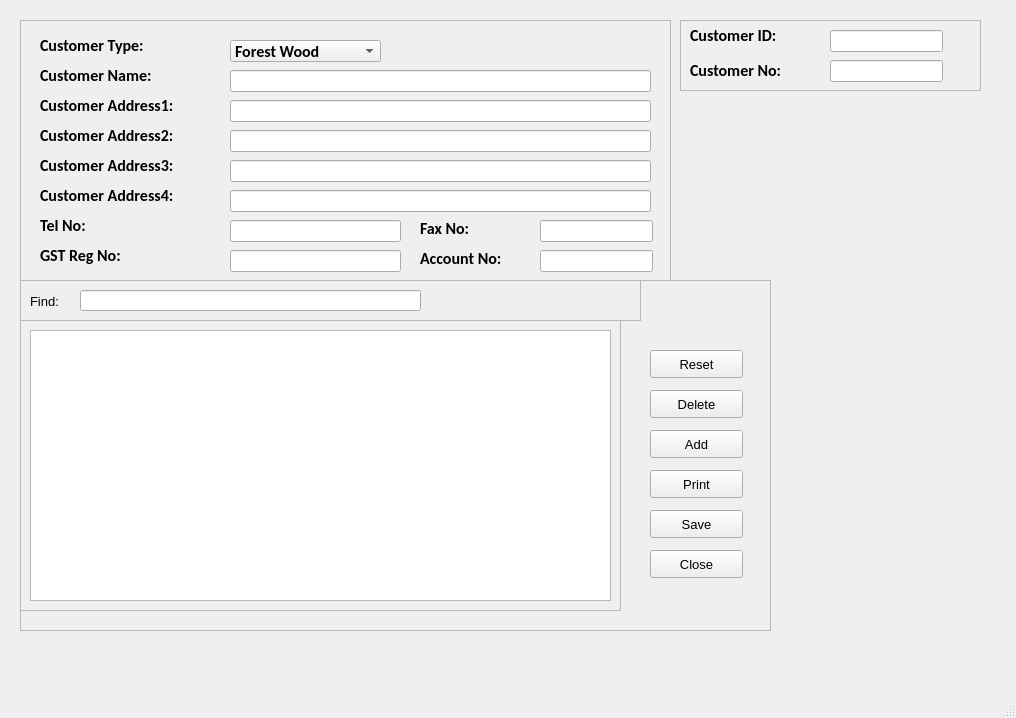
<?xml version="1.0" encoding="UTF-8"?>
<ui version="4.0">
 <class>customerEntry</class>
 <widget class="QMainWindow" name="customerEntry">
  <property name="geometry">
   <rect>
    <x>0</x>
    <y>0</y>
    <width>1016</width>
    <height>718</height>
   </rect>
  </property>
  <property name="windowTitle">
   <string>A1. Customer Entry</string>
  </property>
  <widget class="QWidget" name="centralwidget">
   <widget class="QFrame" name="customersFrame1">
    <property name="geometry">
     <rect>
      <x>680</x>
      <y>20</y>
      <width>301</width>
      <height>71</height>
     </rect>
    </property>
    <property name="font">
     <font>
      <family>Calibri</family>
      <weight>75</weight>
      <bold>true</bold>
     </font>
    </property>
    <property name="frameShape">
     <enum>QFrame::StyledPanel</enum>
    </property>
    <property name="frameShadow">
     <enum>QFrame::Raised</enum>
    </property>
    <widget class="QLabel" name="customerIDLabel">
     <property name="geometry">
      <rect>
       <x>10</x>
       <y>0</y>
       <width>131</width>
       <height>31</height>
      </rect>
     </property>
     <property name="font">
      <font>
       <family>Calibri</family>
       <pointsize>12</pointsize>
       <weight>75</weight>
       <bold>true</bold>
      </font>
     </property>
     <property name="text">
      <string>Customer ID:</string>
     </property>
    </widget>
    <widget class="QLabel" name="customeNoLabel">
     <property name="geometry">
      <rect>
       <x>10</x>
       <y>35</y>
       <width>131</width>
       <height>31</height>
      </rect>
     </property>
     <property name="font">
      <font>
       <family>Calibri</family>
       <pointsize>12</pointsize>
       <weight>75</weight>
       <bold>true</bold>
      </font>
     </property>
     <property name="text">
      <string>Customer No:</string>
     </property>
    </widget>
    <widget class="QLineEdit" name="inputCustomerID">
     <property name="geometry">
      <rect>
       <x>150</x>
       <y>10</y>
       <width>113</width>
       <height>22</height>
      </rect>
     </property>
     <property name="font">
      <font>
       <family>Calibri</family>
       <weight>75</weight>
       <bold>true</bold>
      </font>
     </property>
    </widget>
    <widget class="QLineEdit" name="inputCustomerNo">
     <property name="geometry">
      <rect>
       <x>150</x>
       <y>40</y>
       <width>113</width>
       <height>22</height>
      </rect>
     </property>
     <property name="font">
      <font>
       <family>Calibri</family>
       <weight>75</weight>
       <bold>true</bold>
      </font>
     </property>
    </widget>
   </widget>
   <widget class="QFrame" name="customersFrame2">
    <property name="geometry">
     <rect>
      <x>20</x>
      <y>20</y>
      <width>651</width>
      <height>261</height>
     </rect>
    </property>
    <property name="font">
     <font>
      <family>Calibri</family>
      <weight>75</weight>
      <bold>true</bold>
     </font>
    </property>
    <property name="frameShape">
     <enum>QFrame::StyledPanel</enum>
    </property>
    <property name="frameShadow">
     <enum>QFrame::Raised</enum>
    </property>
    <widget class="QLabel" name="customerTypeLabel">
     <property name="geometry">
      <rect>
       <x>20</x>
       <y>10</y>
       <width>171</width>
       <height>31</height>
      </rect>
     </property>
     <property name="font">
      <font>
       <family>Calibri</family>
       <pointsize>12</pointsize>
       <weight>75</weight>
       <bold>true</bold>
      </font>
     </property>
     <property name="styleSheet">
      <string notr="true"/>
     </property>
     <property name="text">
      <string>Customer Type: </string>
     </property>
    </widget>
    <widget class="QLabel" name="nameLabel">
     <property name="geometry">
      <rect>
       <x>20</x>
       <y>40</y>
       <width>151</width>
       <height>31</height>
      </rect>
     </property>
     <property name="font">
      <font>
       <family>Calibri</family>
       <pointsize>12</pointsize>
       <weight>75</weight>
       <bold>true</bold>
      </font>
     </property>
     <property name="styleSheet">
      <string notr="true"/>
     </property>
     <property name="text">
      <string>Customer Name:</string>
     </property>
    </widget>
    <widget class="QLabel" name="addressOneLabel">
     <property name="geometry">
      <rect>
       <x>20</x>
       <y>70</y>
       <width>191</width>
       <height>31</height>
      </rect>
     </property>
     <property name="font">
      <font>
       <family>Calibri</family>
       <pointsize>12</pointsize>
       <weight>75</weight>
       <bold>true</bold>
      </font>
     </property>
     <property name="text">
      <string>Customer Address1:</string>
     </property>
    </widget>
    <widget class="QLabel" name="addressTwoLabel">
     <property name="geometry">
      <rect>
       <x>20</x>
       <y>100</y>
       <width>181</width>
       <height>31</height>
      </rect>
     </property>
     <property name="font">
      <font>
       <family>Calibri</family>
       <pointsize>12</pointsize>
       <weight>75</weight>
       <bold>true</bold>
      </font>
     </property>
     <property name="text">
      <string>Customer Address2:</string>
     </property>
    </widget>
    <widget class="QLabel" name="addressThreeLabel">
     <property name="geometry">
      <rect>
       <x>20</x>
       <y>130</y>
       <width>181</width>
       <height>31</height>
      </rect>
     </property>
     <property name="font">
      <font>
       <family>Calibri</family>
       <pointsize>12</pointsize>
       <weight>75</weight>
       <bold>true</bold>
      </font>
     </property>
     <property name="text">
      <string>Customer Address3:</string>
     </property>
    </widget>
    <widget class="QLabel" name="addressFourLabel">
     <property name="geometry">
      <rect>
       <x>20</x>
       <y>160</y>
       <width>181</width>
       <height>31</height>
      </rect>
     </property>
     <property name="font">
      <font>
       <family>Calibri</family>
       <pointsize>12</pointsize>
       <weight>75</weight>
       <bold>true</bold>
      </font>
     </property>
     <property name="text">
      <string>Customer Address4:</string>
     </property>
    </widget>
    <widget class="QLabel" name="telephoneNoLabel">
     <property name="geometry">
      <rect>
       <x>20</x>
       <y>190</y>
       <width>71</width>
       <height>31</height>
      </rect>
     </property>
     <property name="font">
      <font>
       <family>Calibri</family>
       <pointsize>12</pointsize>
       <weight>75</weight>
       <bold>true</bold>
      </font>
     </property>
     <property name="text">
      <string>Tel No:</string>
     </property>
    </widget>
    <widget class="QLabel" name="gstRegNoLabel">
     <property name="geometry">
      <rect>
       <x>20</x>
       <y>220</y>
       <width>121</width>
       <height>31</height>
      </rect>
     </property>
     <property name="font">
      <font>
       <family>Calibri</family>
       <pointsize>12</pointsize>
       <weight>75</weight>
       <bold>true</bold>
      </font>
     </property>
     <property name="text">
      <string>GST Reg No:</string>
     </property>
    </widget>
    <widget class="QLabel" name="faxNoLabel">
     <property name="geometry">
      <rect>
       <x>400</x>
       <y>200</y>
       <width>81</width>
       <height>16</height>
      </rect>
     </property>
     <property name="font">
      <font>
       <family>Calibri</family>
       <pointsize>12</pointsize>
       <weight>75</weight>
       <bold>true</bold>
      </font>
     </property>
     <property name="text">
      <string>Fax No:</string>
     </property>
    </widget>
    <widget class="QLabel" name="accountNoLabel">
     <property name="geometry">
      <rect>
       <x>400</x>
       <y>230</y>
       <width>121</width>
       <height>16</height>
      </rect>
     </property>
     <property name="font">
      <font>
       <family>Calibri</family>
       <pointsize>12</pointsize>
       <weight>75</weight>
       <bold>true</bold>
      </font>
     </property>
     <property name="text">
      <string>Account No:</string>
     </property>
    </widget>
    <widget class="QComboBox" name="customerTypeDropBox">
     <property name="geometry">
      <rect>
       <x>210</x>
       <y>20</y>
       <width>151</width>
       <height>22</height>
      </rect>
     </property>
     <property name="font">
      <font>
       <family>Calibri</family>
       <pointsize>12</pointsize>
       <weight>75</weight>
       <bold>true</bold>
      </font>
     </property>
     <item>
      <property name="text">
       <string>Forest Wood</string>
      </property>
     </item>
     <item>
      <property name="text">
       <string>Rubber Wood</string>
      </property>
     </item>
     <item>
      <property name="text">
       <string>Others</string>
      </property>
     </item>
    </widget>
    <widget class="QLineEdit" name="inputName">
     <property name="geometry">
      <rect>
       <x>210</x>
       <y>50</y>
       <width>421</width>
       <height>22</height>
      </rect>
     </property>
     <property name="font">
      <font>
       <family>Calibri</family>
       <pointsize>12</pointsize>
       <weight>75</weight>
       <bold>true</bold>
      </font>
     </property>
    </widget>
    <widget class="QLineEdit" name="inputAddrOne">
     <property name="geometry">
      <rect>
       <x>210</x>
       <y>80</y>
       <width>421</width>
       <height>22</height>
      </rect>
     </property>
     <property name="font">
      <font>
       <family>Calibri</family>
       <pointsize>12</pointsize>
       <weight>75</weight>
       <bold>true</bold>
      </font>
     </property>
    </widget>
    <widget class="QLineEdit" name="inputAddrTwo">
     <property name="geometry">
      <rect>
       <x>210</x>
       <y>110</y>
       <width>421</width>
       <height>22</height>
      </rect>
     </property>
     <property name="font">
      <font>
       <family>Calibri</family>
       <pointsize>12</pointsize>
       <weight>75</weight>
       <bold>true</bold>
      </font>
     </property>
    </widget>
    <widget class="QLineEdit" name="inputAddrThree">
     <property name="geometry">
      <rect>
       <x>210</x>
       <y>140</y>
       <width>421</width>
       <height>22</height>
      </rect>
     </property>
     <property name="font">
      <font>
       <family>Calibri</family>
       <pointsize>12</pointsize>
       <weight>75</weight>
       <bold>true</bold>
      </font>
     </property>
    </widget>
    <widget class="QLineEdit" name="inputAddrFour">
     <property name="geometry">
      <rect>
       <x>210</x>
       <y>170</y>
       <width>421</width>
       <height>22</height>
      </rect>
     </property>
     <property name="font">
      <font>
       <family>Calibri</family>
       <pointsize>12</pointsize>
       <weight>75</weight>
       <bold>true</bold>
      </font>
     </property>
    </widget>
    <widget class="QLineEdit" name="inputTelephone">
     <property name="geometry">
      <rect>
       <x>210</x>
       <y>200</y>
       <width>171</width>
       <height>22</height>
      </rect>
     </property>
     <property name="font">
      <font>
       <family>Calibri</family>
       <pointsize>12</pointsize>
       <weight>75</weight>
       <bold>true</bold>
      </font>
     </property>
    </widget>
    <widget class="QLineEdit" name="inputGST">
     <property name="geometry">
      <rect>
       <x>210</x>
       <y>230</y>
       <width>171</width>
       <height>22</height>
      </rect>
     </property>
     <property name="font">
      <font>
       <family>Calibri</family>
       <pointsize>12</pointsize>
       <weight>75</weight>
       <bold>true</bold>
      </font>
     </property>
    </widget>
    <widget class="QLineEdit" name="inputFax">
     <property name="geometry">
      <rect>
       <x>520</x>
       <y>200</y>
       <width>113</width>
       <height>22</height>
      </rect>
     </property>
     <property name="font">
      <font>
       <family>Calibri</family>
       <pointsize>12</pointsize>
       <weight>75</weight>
       <bold>true</bold>
      </font>
     </property>
    </widget>
    <widget class="QLineEdit" name="inputAccountNo">
     <property name="geometry">
      <rect>
       <x>520</x>
       <y>230</y>
       <width>113</width>
       <height>22</height>
      </rect>
     </property>
     <property name="font">
      <font>
       <family>Calibri</family>
       <pointsize>12</pointsize>
       <weight>75</weight>
       <bold>true</bold>
      </font>
     </property>
    </widget>
   </widget>
   <widget class="QFrame" name="tableFrame">
    <property name="geometry">
     <rect>
      <x>20</x>
      <y>280</y>
      <width>751</width>
      <height>351</height>
     </rect>
    </property>
    <property name="styleSheet">
     <string notr="true">border-color: rgb(0, 0, 0);</string>
    </property>
    <property name="frameShape">
     <enum>QFrame::StyledPanel</enum>
    </property>
    <property name="frameShadow">
     <enum>QFrame::Raised</enum>
    </property>
    <widget class="QPushButton" name="resetButton">
     <property name="geometry">
      <rect>
       <x>630</x>
       <y>70</y>
       <width>93</width>
       <height>28</height>
      </rect>
     </property>
     <property name="font">
      <font>
       <pointsize>10</pointsize>
      </font>
     </property>
     <property name="text">
      <string>Reset</string>
     </property>
    </widget>
    <widget class="QPushButton" name="deleteButton">
     <property name="geometry">
      <rect>
       <x>630</x>
       <y>110</y>
       <width>93</width>
       <height>28</height>
      </rect>
     </property>
     <property name="font">
      <font>
       <pointsize>10</pointsize>
      </font>
     </property>
     <property name="text">
      <string>Delete</string>
     </property>
    </widget>
    <widget class="QPushButton" name="addButton">
     <property name="geometry">
      <rect>
       <x>630</x>
       <y>150</y>
       <width>93</width>
       <height>28</height>
      </rect>
     </property>
     <property name="font">
      <font>
       <pointsize>10</pointsize>
      </font>
     </property>
     <property name="text">
      <string>Add</string>
     </property>
    </widget>
    <widget class="QPushButton" name="printButton">
     <property name="geometry">
      <rect>
       <x>630</x>
       <y>190</y>
       <width>93</width>
       <height>28</height>
      </rect>
     </property>
     <property name="font">
      <font>
       <pointsize>10</pointsize>
      </font>
     </property>
     <property name="text">
      <string>Print</string>
     </property>
    </widget>
    <widget class="QPushButton" name="saveButton">
     <property name="geometry">
      <rect>
       <x>630</x>
       <y>230</y>
       <width>93</width>
       <height>28</height>
      </rect>
     </property>
     <property name="font">
      <font>
       <pointsize>10</pointsize>
      </font>
     </property>
     <property name="text">
      <string>Save</string>
     </property>
    </widget>
    <widget class="QPushButton" name="closeButton">
     <property name="geometry">
      <rect>
       <x>630</x>
       <y>270</y>
       <width>93</width>
       <height>28</height>
      </rect>
     </property>
     <property name="font">
      <font>
       <pointsize>10</pointsize>
      </font>
     </property>
     <property name="text">
      <string>Close</string>
     </property>
    </widget>
    <widget class="QFrame" name="frame_4">
     <property name="geometry">
      <rect>
       <x>0</x>
       <y>40</y>
       <width>601</width>
       <height>291</height>
      </rect>
     </property>
     <property name="frameShape">
      <enum>QFrame::StyledPanel</enum>
     </property>
     <property name="frameShadow">
      <enum>QFrame::Raised</enum>
     </property>
     <widget class="QTableView" name="customerIDTable">
      <property name="geometry">
       <rect>
        <x>10</x>
        <y>10</y>
        <width>581</width>
        <height>271</height>
       </rect>
      </property>
      <property name="styleSheet">
       <string notr="true">QTableCornerButton::section {
    background: red;
    border: 2px outset red;
}
selection-background-color: qlineargradient(x1: 0, y1: 0, x2: 0.5, y2: 0.5,
                                stop: 0 #FF92BB, stop: 1 white);
QHeaderView::section {
	background-color: rgb(255, 255, 127);
	border: 2px outset black;
}</string>
      </property>
     </widget>
    </widget>
    <widget class="QFrame" name="frame_5">
     <property name="geometry">
      <rect>
       <x>0</x>
       <y>0</y>
       <width>621</width>
       <height>41</height>
      </rect>
     </property>
     <property name="frameShape">
      <enum>QFrame::StyledPanel</enum>
     </property>
     <property name="frameShadow">
      <enum>QFrame::Raised</enum>
     </property>
     <widget class="QLineEdit" name="searchBar">
      <property name="geometry">
       <rect>
        <x>60</x>
        <y>10</y>
        <width>341</width>
        <height>21</height>
       </rect>
      </property>
     </widget>
     <widget class="QLabel" name="findLabel">
      <property name="geometry">
       <rect>
        <x>10</x>
        <y>6</y>
        <width>41</width>
        <height>31</height>
       </rect>
      </property>
      <property name="font">
       <font>
        <family>MS Shell Dlg 2</family>
        <pointsize>10</pointsize>
        <weight>50</weight>
        <italic>false</italic>
        <bold>false</bold>
       </font>
      </property>
      <property name="styleSheet">
       <string notr="true">font: 10pt &quot;MS Shell Dlg 2&quot;;</string>
      </property>
      <property name="text">
       <string>Find:</string>
      </property>
     </widget>
    </widget>
   </widget>
  </widget>
  <widget class="QStatusBar" name="statusbar"/>
  <widget class="QMenuBar" name="menubar">
   <property name="geometry">
    <rect>
     <x>0</x>
     <y>0</y>
     <width>1016</width>
     <height>26</height>
    </rect>
   </property>
  </widget>
 </widget>
 <resources/>
 <connections/>
</ui>
